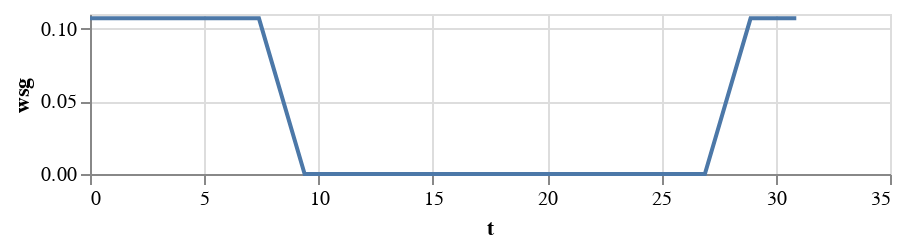

Notebook source saved alongside this figure:
### Code cell
data = dataframe(traj_wsg_command, traj_wsg_command.get_segment_times(), ['wsg'])
alt.Chart(data).mark_line().encode(x='t', y='wsg').properties(height=80)

### Figure 1 — Vega-Lite specification as saved in the notebook (floating-point values rounded to 4 significant figures)
{"config": {"view": {"continuousWidth": 400, "continuousHeight": 300}}, "data": {"name": "data-2b2fc3c9a48b895fd598fa23ade968a6"}, "mark": "line", "encoding": {"x": {"type": "quantitative", "field": "t"}, "y": {"type": "quantitative", "field": "wsg"}}, "height": 80, "$schema": "https://vega.github.io/schema/vega-lite/v4.8.1.json", "datasets": {"data-2b2fc3c9a48b895fd598fa23ade968a6": [{"t": 0.0, "wsg": 0.107}, {"t": 7.391, "wsg": 0.107}, {"t": 9.391, "wsg": 0.0}, {"t": 26.9, "wsg": 0.0}, {"t": 28.9, "wsg": 0.107}, {"t": 30.9, "wsg": 0.107}]}}
